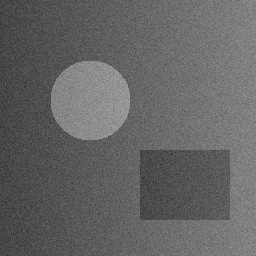
#> input picture Q05_earth_sun/input.jpg, 256 x 256 px
$ python b_contrast.py
#> lines starting #> are read from the running program, lines starting #| are printed output that depends on the picture
# Contrast stretching: s = (r - rmin) / (rmax - rmin) * 255
import numpy as np
import matplotlib.pyplot as plt
from PIL import Image
from pathlib import Path

# input.jpg = any image kept in the same folder as this file
img = np.array(Image.open(Path(__file__).with_name("input.jpg")).convert("L"))
#> img is the input picture: shape (256, 256); min 41, max 175, mean 100.5

lo, hi = img.min(), img.max()
#> lo = 41; hi = 175
out = (img.astype(float) - lo) / (hi - lo) * 255
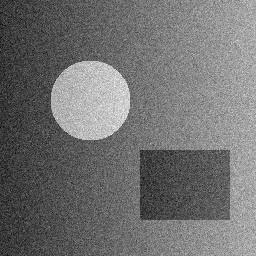
#> out: shape (256, 256) float64; min 0, max 255, mean 113.1

plt.figure(figsize=(10, 5))
plt.subplot(1, 2, 1)
plt.imshow(img, cmap="gray", vmin=0, vmax=255)
plt.title("Original")
plt.subplot(1, 2, 2)
plt.imshow(out, cmap="gray", vmin=0, vmax=255)
plt.title("Contrast stretching")
plt.show()
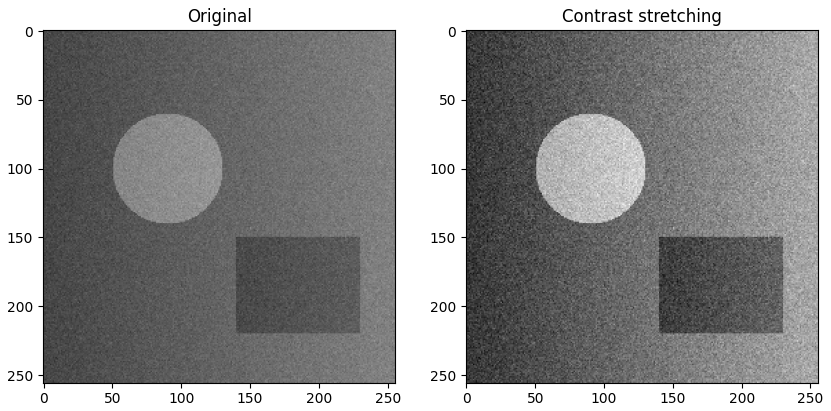
#> figure drawn by matplotlib, 2 panels
